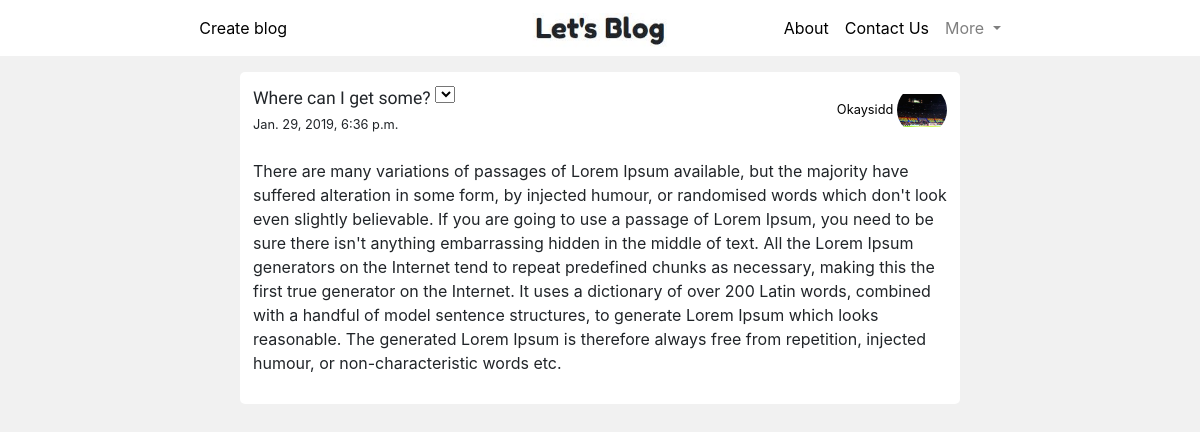
Before: /post/4/ (signed in) with the older database file.
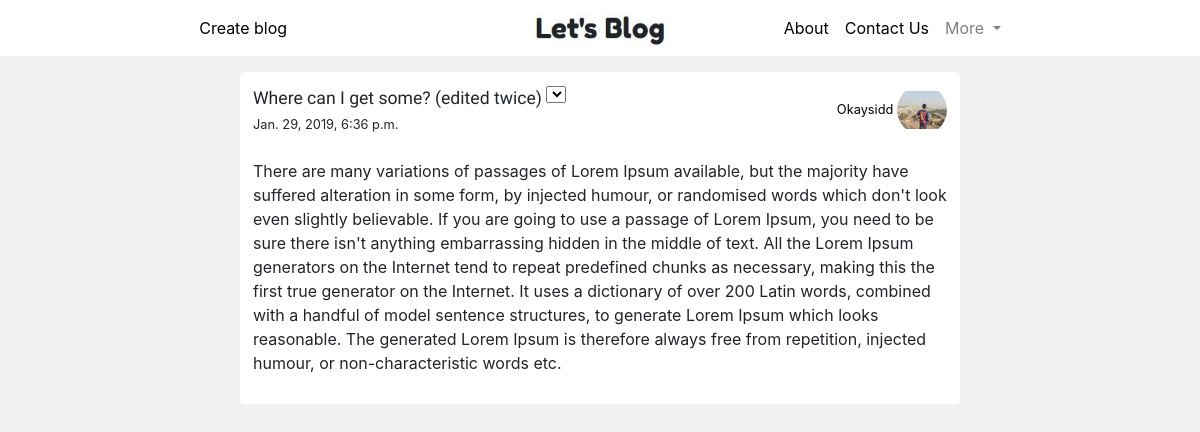
After: the same page with the newer database file.
### blogs_app/models.py (models this page shows, shortened)
class Post_model(models.Model):
    author = models.ForeignKey(Author_model, on_delete=models.CASCADE)
    title_original = models.CharField(max_length=200)
    title_edited = models.CharField(max_length=200, blank=True, null=True)
    body_original = models.TextField()
    body_edited = models.TextField(blank=True, null=True)
    created_on = models.DateTimeField(auto_now_add=True)
    published_on = models.DateTimeField(blank=True, null=True)
    modified_on = models.DateTimeField(blank=True, null=True)

### users_app/models.py (models this page shows, shortened)
class Author_model(models.Model):
    author_name = models.OneToOneField(User, on_delete=models.CASCADE, primary_key=True)
    git = models.URLField(max_length=128, blank=True)
    profile_pic = models.ImageField(default='default.jpeg', upload_to='profile_pics')
    def __str__(self):
        return str(self.author_name)

### blogs_app/views.py (the view)
# urls.py: path('post/<int:pk>/', DetailPostView.as_view(), name="post"),
class DetailPostView(LoginRequiredMixin, DetailView):
    login_url = '/login/'
    redirect_field_name = 'next'
    model = Post_model
    fields = ['title_original', 'body_original', 'created_on', 'author']
    def get_context_data(self, **kwargs):
        context = super().get_context_data(**kwargs)
        author = Author_model.objects.filter(post_model=get_object_or_404(Post_model, id=self.kwargs['pk']))[0].author_name
        context['title'] = 'Post by ' + str(author)
        profile_pic = Author_model.objects.filter(author_name=self.request.user)[0].profile_pic
        context['profile_pic'] = profile_pic
        return context

### blogs_app/templates/blogs_app/post_model_detail.html (shortened to what this page needs)
{% extends 'system_app/base.html' %}
{% block base_body_block %}
{% load staticfiles %}
<link rel="stylesheet" href="{% static 'blogs_app/post_model_detail.css' %}">
<br><br>
<div class="container post-complete">
<div class="row ">
  <div class="col-md-8">
      <span class="post-title">{{ post_model.title_original }}</span>
      {% if post_model.author.author_name == user %}
        <select class="edit-post" onchange="location = this.value;">
          <option value=""></option>
          <option value="{% url 'blogs:edit-post' pk=post_model.pk %}">Edit Post&nbsp</option>
        </select>
      {% endif %}
      <br>
      <small>{{ post_model.created_on }}</small>
  </div>
  <div class="col-md-4">
      <span class="author-name">
          <a class="black-href" href="{% url 'users:view-profile' pk=post_model.author.pk %}">
              <small>
                  {{ post_model.author|title}}
              </small>
              <img class="profile-pic" src="{{ post_model.author.profile_pic.url }}" alt="no image found">
          </a>
      </span>
  </div>
  </div><br>
  <p><span class="postarea">{{ post_model.body_original }}</span></p>
</div>
{% endblock %}

Changed rows visible on the page:
changed Post_model "Okaysidd": title_original "Where can I get some?" → "Where can I get some? (edited twice)"; author.profile_pic: a different picture
